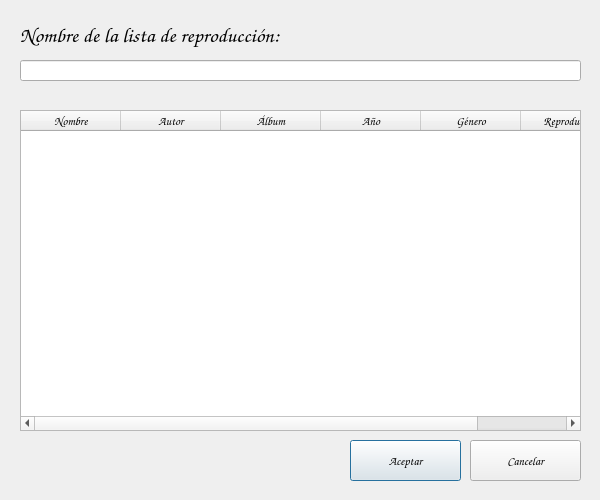
<?xml version="1.0" encoding="UTF-8"?>
<ui version="4.0">
 <class>addPlaylist</class>
 <widget class="QDialog" name="addPlaylist">
  <property name="geometry">
   <rect>
    <x>0</x>
    <y>0</y>
    <width>600</width>
    <height>500</height>
   </rect>
  </property>
  <property name="minimumSize">
   <size>
    <width>600</width>
    <height>500</height>
   </size>
  </property>
  <property name="maximumSize">
   <size>
    <width>600</width>
    <height>500</height>
   </size>
  </property>
  <property name="windowTitle">
   <string>Nueva lista de reproducción</string>
  </property>
  <widget class="QLabel" name="label">
   <property name="geometry">
    <rect>
     <x>20</x>
     <y>20</y>
     <width>361</width>
     <height>31</height>
    </rect>
   </property>
   <property name="font">
    <font>
     <family>Comic Sans MS</family>
     <pointsize>16</pointsize>
    </font>
   </property>
   <property name="text">
    <string>Nombre de la lista de reproducción:</string>
   </property>
  </widget>
  <widget class="QLineEdit" name="playlistName">
   <property name="geometry">
    <rect>
     <x>20</x>
     <y>60</y>
     <width>561</width>
     <height>21</height>
    </rect>
   </property>
  </widget>
  <widget class="QTableWidget" name="tableWidget">
   <property name="geometry">
    <rect>
     <x>20</x>
     <y>110</y>
     <width>561</width>
     <height>321</height>
    </rect>
   </property>
   <property name="font">
    <font>
     <family>Comic Sans MS</family>
    </font>
   </property>
   <property name="editTriggers">
    <set>QAbstractItemView::NoEditTriggers</set>
   </property>
   <property name="selectionMode">
    <enum>QAbstractItemView::MultiSelection</enum>
   </property>
   <property name="selectionBehavior">
    <enum>QAbstractItemView::SelectRows</enum>
   </property>
   <property name="sortingEnabled">
    <bool>true</bool>
   </property>
   <property name="rowCount">
    <number>0</number>
   </property>
   <column>
    <property name="text">
     <string>Nombre</string>
    </property>
   </column>
   <column>
    <property name="text">
     <string>Autor</string>
    </property>
   </column>
   <column>
    <property name="text">
     <string>Álbum</string>
    </property>
   </column>
   <column>
    <property name="text">
     <string>Año</string>
    </property>
   </column>
   <column>
    <property name="text">
     <string>Género</string>
    </property>
   </column>
   <column>
    <property name="text">
     <string>Reproducible</string>
    </property>
   </column>
  </widget>
  <widget class="QPushButton" name="acceptButton">
   <property name="geometry">
    <rect>
     <x>350</x>
     <y>440</y>
     <width>111</width>
     <height>41</height>
    </rect>
   </property>
   <property name="font">
    <font>
     <family>Comic Sans MS</family>
    </font>
   </property>
   <property name="text">
    <string>Aceptar</string>
   </property>
  </widget>
  <widget class="QPushButton" name="cancelButton">
   <property name="geometry">
    <rect>
     <x>470</x>
     <y>440</y>
     <width>111</width>
     <height>41</height>
    </rect>
   </property>
   <property name="font">
    <font>
     <family>Comic Sans MS</family>
    </font>
   </property>
   <property name="text">
    <string>Cancelar</string>
   </property>
  </widget>
 </widget>
 <resources/>
 <connections>
  <connection>
   <sender>acceptButton</sender>
   <signal>clicked()</signal>
   <receiver>addPlaylist</receiver>
   <slot>accept()</slot>
   <hints>
    <hint type="sourcelabel">
     <x>410</x>
     <y>456</y>
    </hint>
    <hint type="destinationlabel">
     <x>262</x>
     <y>479</y>
    </hint>
   </hints>
  </connection>
  <connection>
   <sender>cancelButton</sender>
   <signal>clicked()</signal>
   <receiver>addPlaylist</receiver>
   <slot>reject()</slot>
   <hints>
    <hint type="sourcelabel">
     <x>526</x>
     <y>455</y>
    </hint>
    <hint type="destinationlabel">
     <x>491</x>
     <y>483</y>
    </hint>
   </hints>
  </connection>
 </connections>
</ui>
